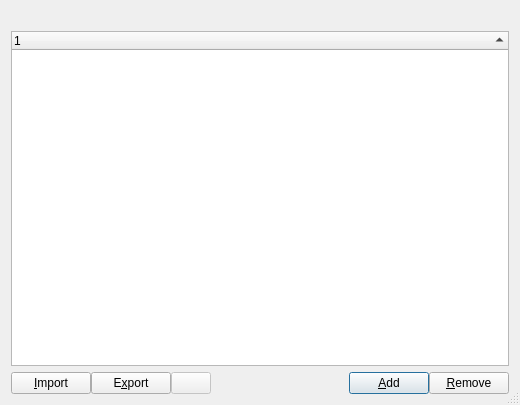
<?xml version="1.0" encoding="UTF-8"?>
<ui version="4.0">
 <class>FighterManagerDlg</class>
 <widget class="QDialog" name="FighterManagerDlg">
  <property name="geometry">
   <rect>
    <x>0</x>
    <y>0</y>
    <width>520</width>
    <height>405</height>
   </rect>
  </property>
  <property name="windowTitle">
   <string>Manage Fighters</string>
  </property>
  <property name="windowIcon">
   <iconset resource="ipponboard.qrc">
    <normaloff>:/res/icons/category.png</normaloff>:/res/icons/category.png</iconset>
  </property>
  <property name="sizeGripEnabled">
   <bool>true</bool>
  </property>
  <property name="modal">
   <bool>true</bool>
  </property>
  <layout class="QVBoxLayout" name="verticalLayout" stretch="0,1,0">
   <item>
    <widget class="QLabel" name="label_filterinfo">
     <property name="text">
      <string/>
     </property>
    </widget>
   </item>
   <item>
    <widget class="QTreeWidget" name="treeWidget_fighters">
     <property name="mouseTracking">
      <bool>false</bool>
     </property>
     <property name="editTriggers">
      <set>QAbstractItemView::DoubleClicked</set>
     </property>
     <property name="showDropIndicator" stdset="0">
      <bool>false</bool>
     </property>
     <property name="alternatingRowColors">
      <bool>true</bool>
     </property>
     <property name="selectionMode">
      <enum>QAbstractItemView::ExtendedSelection</enum>
     </property>
     <property name="selectionBehavior">
      <enum>QAbstractItemView::SelectRows</enum>
     </property>
     <property name="indentation">
      <number>0</number>
     </property>
     <property name="rootIsDecorated">
      <bool>false</bool>
     </property>
     <property name="itemsExpandable">
      <bool>false</bool>
     </property>
     <property name="sortingEnabled">
      <bool>true</bool>
     </property>
     <attribute name="headerDefaultSectionSize">
      <number>100</number>
     </attribute>
     <column>
      <property name="text">
       <string notr="true">1</string>
      </property>
     </column>
    </widget>
   </item>
   <item>
    <layout class="QHBoxLayout" name="horizontalLayout">
     <property name="spacing">
      <number>0</number>
     </property>
     <property name="rightMargin">
      <number>0</number>
     </property>
     <item>
      <widget class="QPushButton" name="pushButton_import">
       <property name="toolTip">
        <string>Import fighters</string>
       </property>
       <property name="text">
        <string>&amp;Import</string>
       </property>
       <property name="icon">
        <iconset resource="ipponboard.qrc">
         <normaloff>:/res/icons/import_list.png</normaloff>:/res/icons/import_list.png</iconset>
       </property>
       <property name="autoDefault">
        <bool>false</bool>
       </property>
      </widget>
     </item>
     <item>
      <widget class="QPushButton" name="pushButton_export">
       <property name="toolTip">
        <string>Export fighters</string>
       </property>
       <property name="text">
        <string>E&amp;xport</string>
       </property>
       <property name="icon">
        <iconset resource="ipponboard.qrc">
         <normaloff>:/res/icons/export_list.png</normaloff>:/res/icons/export_list.png</iconset>
       </property>
      </widget>
     </item>
     <item>
      <widget class="QPushButton" name="pushButton_settings">
       <property name="enabled">
        <bool>false</bool>
       </property>
       <property name="toolTip">
        <string>Settings for import/export</string>
       </property>
       <property name="text">
        <string/>
       </property>
       <property name="icon">
        <iconset resource="ipponboard.qrc">
         <normaloff>:/res/icons/settings.png</normaloff>:/res/icons/settings.png</iconset>
       </property>
       <property name="checkable">
        <bool>false</bool>
       </property>
       <property name="default">
        <bool>false</bool>
       </property>
       <property name="flat">
        <bool>false</bool>
       </property>
      </widget>
     </item>
     <item>
      <spacer name="horizontalSpacer">
       <property name="orientation">
        <enum>Qt::Horizontal</enum>
       </property>
       <property name="sizeHint" stdset="0">
        <size>
         <width>40</width>
         <height>20</height>
        </size>
       </property>
      </spacer>
     </item>
     <item>
      <widget class="QPushButton" name="pushButton_add">
       <property name="toolTip">
        <string>Add a new fighter</string>
       </property>
       <property name="text">
        <string>&amp;Add</string>
       </property>
       <property name="icon">
        <iconset resource="ipponboard.qrc">
         <normaloff>:/res/icons/add.png</normaloff>:/res/icons/add.png</iconset>
       </property>
       <property name="autoDefault">
        <bool>true</bool>
       </property>
       <property name="default">
        <bool>true</bool>
       </property>
      </widget>
     </item>
     <item>
      <widget class="QPushButton" name="pushButton_remove">
       <property name="toolTip">
        <string>Remove the currently selected weight class</string>
       </property>
       <property name="text">
        <string>&amp;Remove</string>
       </property>
       <property name="icon">
        <iconset resource="ipponboard.qrc">
         <normaloff>:/res/icons/delete.png</normaloff>:/res/icons/delete.png</iconset>
       </property>
       <property name="autoDefault">
        <bool>true</bool>
       </property>
      </widget>
     </item>
    </layout>
   </item>
  </layout>
 </widget>
 <resources>
  <include location="ipponboard.qrc"/>
 </resources>
 <connections/>
</ui>
